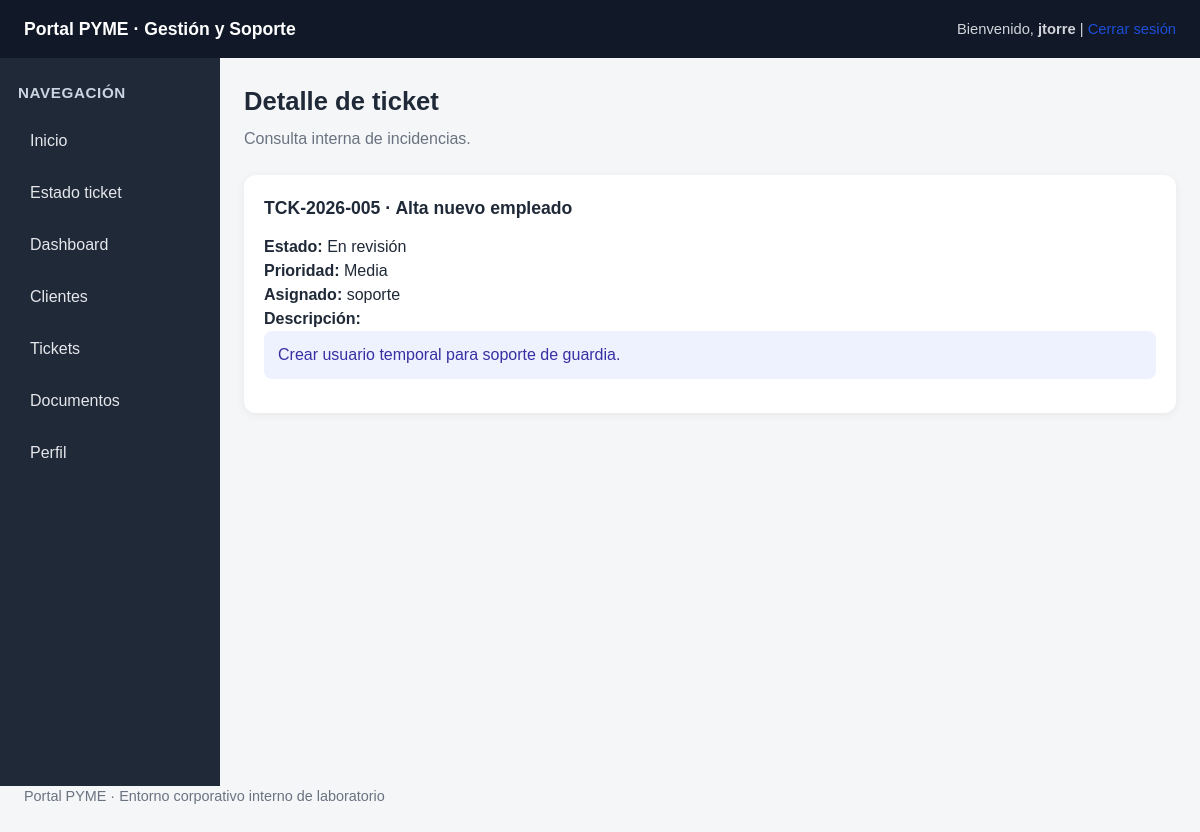
The page /ticket.php?id=5 (signed in) on the database its author committed.
### tables this page shows
CREATE TABLE tickets (
    id INT AUTO_INCREMENT PRIMARY KEY,
    codigo VARCHAR(30) NOT NULL UNIQUE,
    asunto VARCHAR(160) NOT NULL,
    descripcion TEXT NOT NULL,
    estado VARCHAR(40) NOT NULL,
    prioridad VARCHAR(30) NOT NULL,
    empleado_asignado VARCHAR(80) NOT NULL,
    cliente_id INT NULL
);

### ticket.php (the view, shortened to what this page needs)
<?php
include 'config/db.php';
include 'includes/header.php';
include 'includes/sidebar.php';
$id = $_GET['id'] ?? '';
?>
<section class="page-header">
    <h2>Detalle de ticket</h2>
    <p>Consulta interna de incidencias.</p>
</section>
<div class="card">
    <?php if ($id === ''): ?>
        <div class="notice">Seleccione un ticket desde el listado interno.</div>
    <?php else: ?>
        <?php
        $query = "SELECT * FROM tickets WHERE id = '$id'";
        $result = $conn->query($query);
        $ticket = $result->fetch_assoc();
        ?>
        <?php if ($ticket): ?>
            <h3><?php echo htmlspecialchars($ticket['codigo']); ?> · <?php echo htmlspecialchars($ticket['asunto']); ?></h3>
            <p><strong>Estado:</strong> <?php echo htmlspecialchars($ticket['estado']); ?></p>
            <p><strong>Prioridad:</strong> <?php echo htmlspecialchars($ticket['prioridad']); ?></p>
            <p><strong>Asignado:</strong> <?php echo htmlspecialchars($ticket['empleado_asignado']); ?></p>
            <p><strong>Descripción:</strong></p>
            <div class="notice"><?php echo nl2br(htmlspecialchars($ticket['descripcion'])); ?></div>
        <?php else: ?>
            <div class="notice">Ticket no encontrado</div>
        <?php endif; ?>
    <?php endif; ?>
</div>
<?php include 'includes/footer.php'; ?>

### assets/css/style.css (style rules this page uses)
* { box-sizing: border-box; margin: 0; padding: 0; }
html, body { font-family: Arial, Helvetica, sans-serif; background: #f4f6f8; color: #1f2937; line-height: 1.5; }
body { min-width: 0; }
.page-header { margin-bottom: 24px; }
.page-header h2 { font-size: 1.6rem; margin-bottom: 6px; }
.page-header p { color: #6b7280; }
.card { background: white; border-radius: 12px; padding: 20px; margin-bottom: 20px; box-shadow: 0 2px 10px rgba(0,0,0,0.06); overflow-x: auto; }
.card h3 { margin-bottom: 14px; font-size: 1.1rem; }
.notice { padding: 12px 14px; border-radius: 8px; margin-bottom: 14px; background: #eef2ff; color: #3730a3; }

### rows shown on the page
tickets: codigo "TCK-2026-005", asunto "Alta nuevo empleado", estado "En revisión", prioridad "Media", empleado_asignado "soporte", descripcion "Crear usuario temporal para soporte de guardia."

### other values the page prints
$_SESSION['username'] "jtorre"
